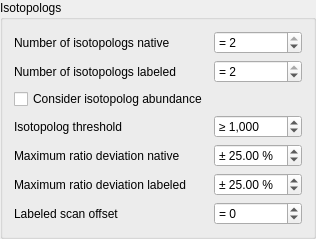
                      <widget class="QGroupBox" name="groupBox_6">
                       <property name="title">
                        <string>Isotopologs</string>
                       </property>
                       <layout class="QGridLayout" name="gridLayout_16">
                        <item row="4" column="0">
                         <widget class="QLabel" name="label_16">
                          <property name="toolTip">
                           <string>The observed Intensities differ from the theoretical Intensities for a certain M/Z. This parameter controls the deviation of the theoretical and observed Intensities for a mixed Base and Isotope M/Z Peak</string>
                          </property>
                          <property name="text">
                           <string>Maximum ratio deviation native</string>
                          </property>
                         </widget>
                        </item>
                        <item row="4" column="1">
                         <widget class="QDoubleSpinBox" name="baseRange">
                          <property name="prefix">
                           <string>± </string>
                          </property>
                          <property name="suffix">
                           <string> %</string>
                          </property>
                          <property name="maximum">
                           <double>200.000000000000000</double>
                          </property>
                          <property name="singleStep">
                           <double>1.000000000000000</double>
                          </property>
                          <property name="value">
                           <double>25.000000000000000</double>
                          </property>
                         </widget>
                        </item>
                        <item row="5" column="0">
                         <widget class="QLabel" name="label_17">
                          <property name="toolTip">
                           <string>&lt;!DOCTYPE HTML PUBLIC &quot;-//W3C//DTD HTML 4.0//EN&quot; &quot;http://www.w3.org/TR/REC-html40/strict.dtd&quot;&gt;
&lt;html&gt;&lt;head&gt;&lt;meta name=&quot;qrichtext&quot; content=&quot;1&quot; /&gt;&lt;style type=&quot;text/css&quot;&gt;
p, li { white-space: pre-wrap; }
&lt;/style&gt;&lt;/head&gt;&lt;body style=&quot; font-family:'MS Shell Dlg 2'; font-size:8.25pt; font-weight:400; font-style:normal;&quot;&gt;
&lt;p style=&quot; margin-top:0px; margin-bottom:0px; margin-left:0px; margin-right:0px; -qt-block-indent:0; text-indent:0px;&quot;&gt;&lt;span style=&quot; font-size:8pt;&quot;&gt;The observed Intensities differ from the theoretical Intensities for a certain M/Z. This parameter controls the deviation of the theoretical and observed Intensities for a mixed Base and Isotope M/Z Peak&lt;/span&gt;&lt;/p&gt;&lt;/body&gt;&lt;/html&gt;</string>
                          </property>
                          <property name="text">
                           <string>Maximum ratio deviation labeled</string>
                          </property>
                         </widget>
                        </item>
                        <item row="5" column="1">
                         <widget class="QDoubleSpinBox" name="isotopeRange">
                          <property name="prefix">
                           <string>± </string>
                          </property>
                          <property name="suffix">
                           <string> %</string>
                          </property>
                          <property name="maximum">
                           <double>200.000000000000000</double>
                          </property>
                          <property name="singleStep">
                           <double>1.000000000000000</double>
                          </property>
                          <property name="value">
                           <double>25.000000000000000</double>
                          </property>
                         </widget>
                        </item>
                        <item row="0" column="0">
                         <widget class="QLabel" name="label_15">
                          <property name="toolTip">
                           <string>The number of M/Z Peaks that are required for a Base M/Z or an Isotope M/Z to be marked as labeled</string>
                          </property>
                          <property name="text">
                           <string>Number of isotopologs native</string>
                          </property>
                          <property name="margin">
                           <number>3</number>
                          </property>
                         </widget>
                        </item>
                        <item row="1" column="0">
                         <widget class="QLabel" name="label_29">
                          <property name="text">
                           <string>Number of isotopologs labeled</string>
                          </property>
                          <property name="margin">
                           <number>3</number>
                          </property>
                         </widget>
                        </item>
                        <item row="1" column="1">
                         <widget class="QSpinBox" name="isotopePatternCountB">
                          <property name="prefix">
                           <string>= </string>
                          </property>
                          <property name="maximum">
                           <number>2</number>
                          </property>
                          <property name="value">
                           <number>2</number>
                          </property>
                         </widget>
                        </item>
                        <item row="2" column="0">
                         <widget class="QCheckBox" name="isoAbundance">
                          <property name="text">
                           <string>Consider isotopolog abundance</string>
                          </property>
                         </widget>
                        </item>
                        <item row="0" column="1">
                         <widget class="QSpinBox" name="isotopePatternCountA">
                          <property name="suffix">
                           <string/>
                          </property>
                          <property name="prefix">
                           <string>= </string>
                          </property>
                          <property name="minimum">
                           <number>1</number>
                          </property>
                          <property name="maximum">
                           <number>2</number>
                          </property>
                          <property name="value">
                           <number>2</number>
                          </property>
                         </widget>
                        </item>
                        <item row="3" column="1">
                         <widget class="QDoubleSpinBox" name="intensityThresholdIsotopologs">
                          <property name="showGroupSeparator" stdset="0">
                           <bool>true</bool>
                          </property>
                          <property name="prefix">
                           <string>≥ </string>
                          </property>
                          <property name="decimals">
                           <number>0</number>
                          </property>
                          <property name="maximum">
                           <double>1000000000.000000000000000</double>
                          </property>
                          <property name="singleStep">
                           <double>1000.000000000000000</double>
                          </property>
                          <property name="value">
                           <double>1000.000000000000000</double>
                          </property>
                         </widget>
                        </item>
                        <item row="3" column="0">
                         <widget class="QLabel" name="label_73">
                          <property name="text">
                           <string>Isotopolog threshold</string>
                          </property>
                         </widget>
                        </item>
                        <item row="6" column="0">
                         <widget class="QLabel" name="label_scanIndexOffset">
                          <property name="toolTip">
                           <string>Scan index offset for labeled signal search. When set to 0, both native and labeled forms are searched in the same scan. A negative value n means the labeled form is searched n scans before the current native scan, a positive value means n scans after.</string>
                          </property>
                          <property name="text">
                           <string>Labeled scan offset</string>
                          </property>
                          <property name="margin">
                           <number>3</number>
                          </property>
                         </widget>
                        </item>
                        <item row="6" column="1">
                         <widget class="QSpinBox" name="scanIndexOffset">
                          <property name="toolTip">
                           <string>Scan index offset for labeled signal search. 0 = same scan as native. Negative = labeled signal searched in earlier scans, positive = later scans.</string>
                          </property>
                          <property name="prefix">
                           <string>= </string>
                          </property>
                          <property name="minimum">
                           <number>-100</number>
                          </property>
                          <property name="maximum">
                           <number>100</number>
                          </property>
                          <property name="value">
                           <number>0</number>
                          </property>
                         </widget>
                        </item>
                       </layout>
                      </widget>
